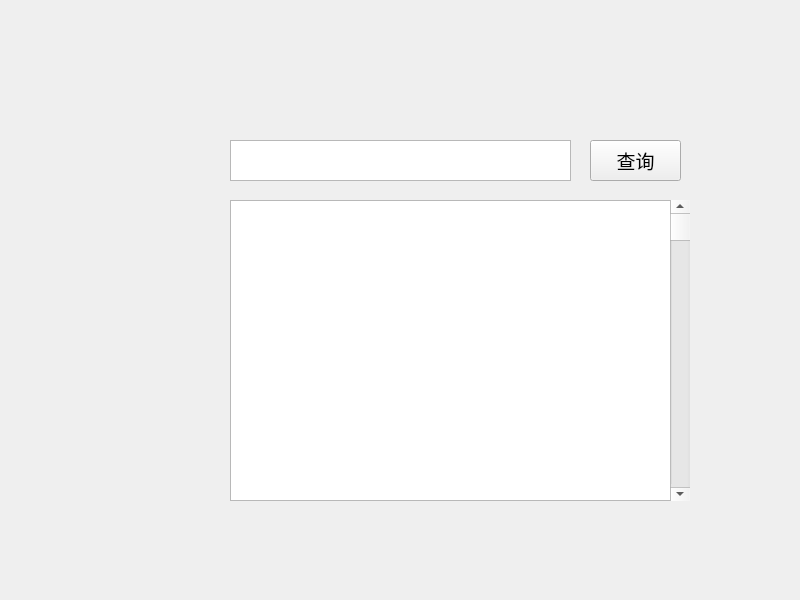
<?xml version="1.0" encoding="UTF-8"?>
<ui version="4.0">
 <class>homeui</class>
 <widget class="QMainWindow" name="homeui">
  <property name="geometry">
   <rect>
    <x>0</x>
    <y>0</y>
    <width>800</width>
    <height>600</height>
   </rect>
  </property>
  <property name="windowTitle">
   <string>Corpus</string>
  </property>
  <widget class="QWidget" name="centralwidget">
   <widget class="QTextBrowser" name="textBrowser">
    <property name="geometry">
     <rect>
      <x>230</x>
      <y>140</y>
      <width>341</width>
      <height>41</height>
     </rect>
    </property>
   </widget>
   <widget class="QPushButton" name="pushButton">
    <property name="geometry">
     <rect>
      <x>590</x>
      <y>140</y>
      <width>91</width>
      <height>41</height>
     </rect>
    </property>
    <property name="font">
     <font>
      <family>Microsoft Tai Le</family>
      <pointsize>14</pointsize>
     </font>
    </property>
    <property name="text">
     <string>查询</string>
    </property>
   </widget>
   <widget class="QTextBrowser" name="textBrowser_2">
    <property name="geometry">
     <rect>
      <x>230</x>
      <y>200</y>
      <width>441</width>
      <height>301</height>
     </rect>
    </property>
   </widget>
   <widget class="QScrollBar" name="verticalScrollBar">
    <property name="geometry">
     <rect>
      <x>670</x>
      <y>200</y>
      <width>20</width>
      <height>301</height>
     </rect>
    </property>
    <property name="orientation">
     <enum>Qt::Vertical</enum>
    </property>
   </widget>
  </widget>
 </widget>
 <resources/>
 <connections/>
</ui>
